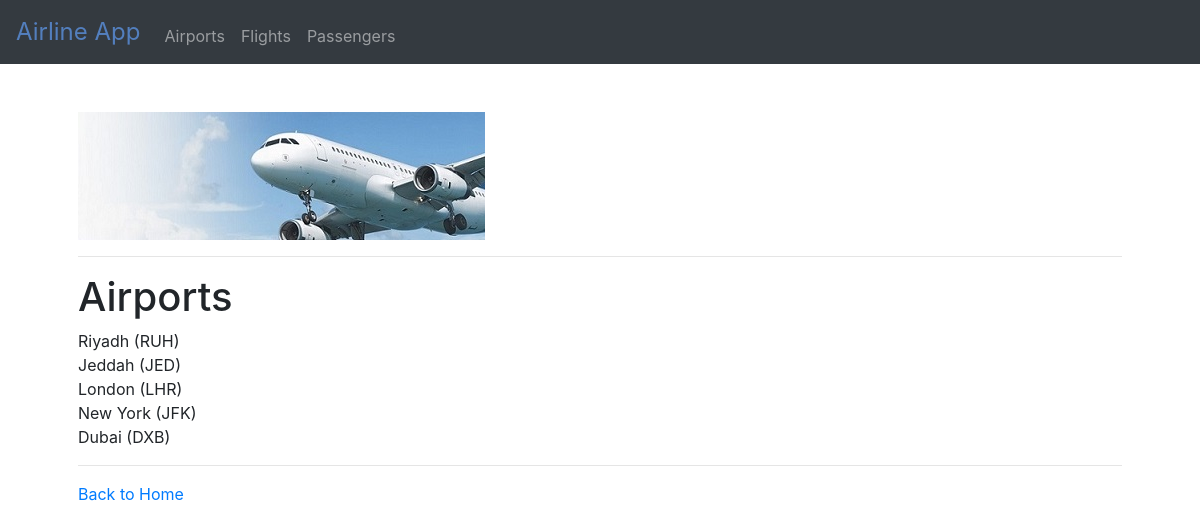
Before: /airports/ with the older database file.
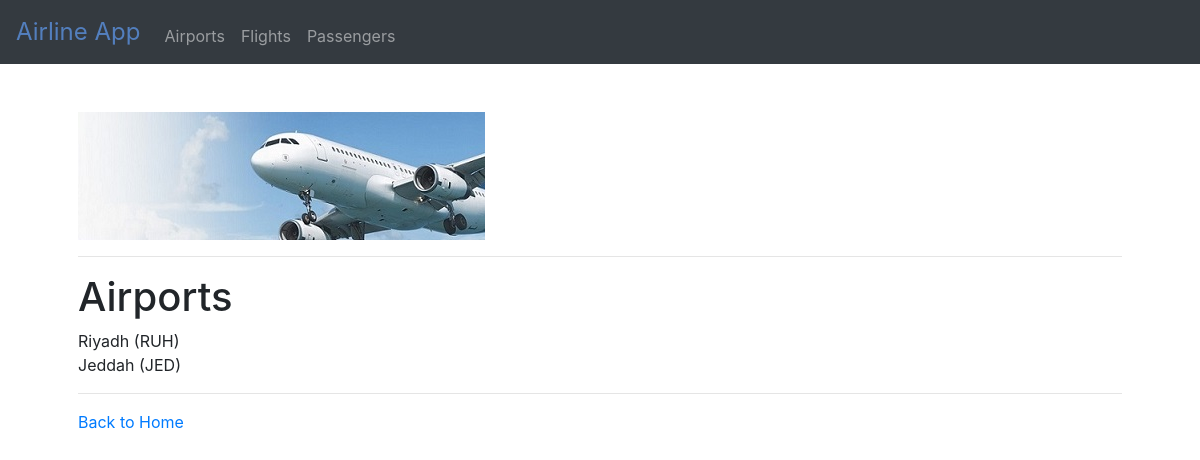
After: the same page with the newer database file.
### flights/models.py (models this page shows)
class Airport(models.Model):
    code = models.CharField(max_length=3)
    city = models.CharField(max_length=30)
    def __str__(self):
        return f"{self.city} ({self.code})"

### flights/views.py (the view)
# urls.py: path('airports/', views.airports, name="airports"),
def airports(request):
    context = {
        "airports": Airport.objects.all()
    }
    return render(request, 'flights/airports.html', context)

### flights/templates/flights/airports.html (shortened to what this page needs)
{% extends "flights/layout.html" %}
{% block body %}
    <h1>Airports</h1>
    {% for airport in airports %}
        <li>{{ airport }}</li>
    {% endfor %}
    <hr>
    <a href="{% url 'index' %}">Back to Home</a>
{% endblock %}

Changed rows visible on the page:
removed Airport: city+code "London (LHR)"
removed Airport: city+code "New York (JFK)"
removed Airport: city+code "Dubai (DXB)"
